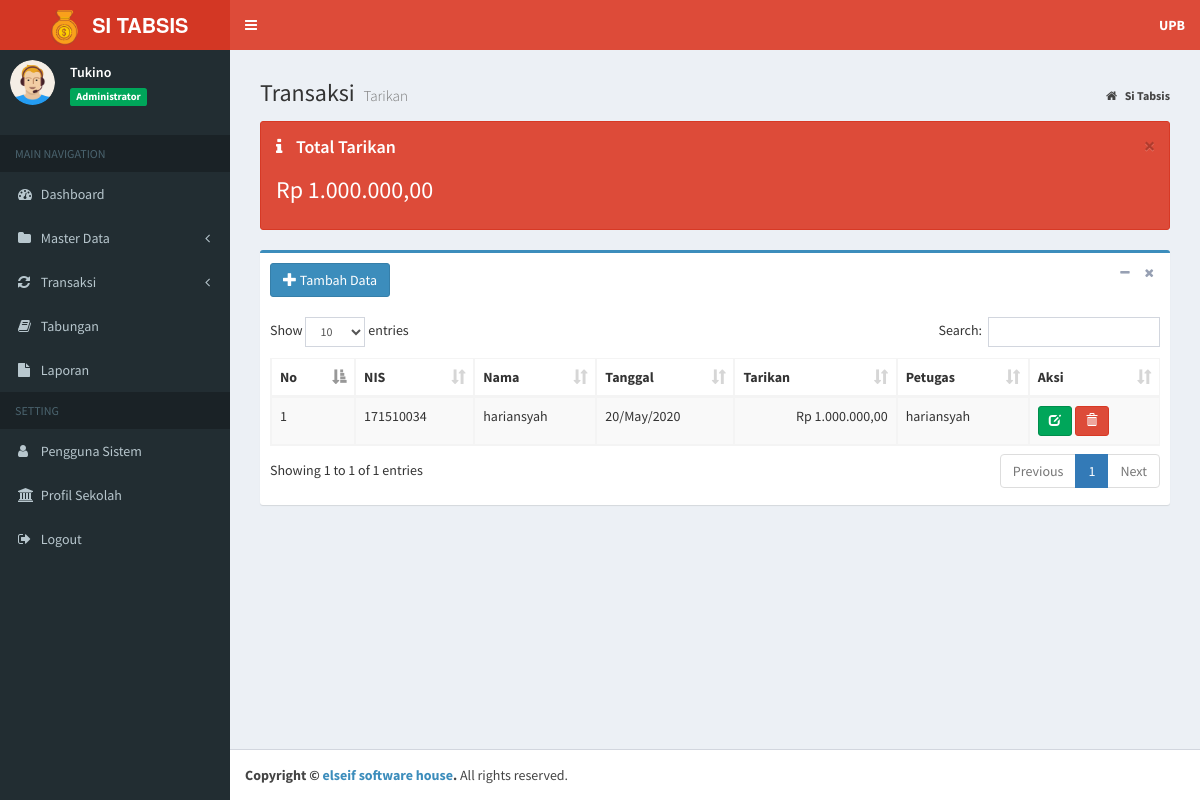
/index.php?page=data_tarik (signed in), run on the app's committed database.
### tables this page shows
CREATE TABLE `tb_profil` (
  `id_profil` int(11) NOT NULL,
  `nama_sekolah` varchar(50) DEFAULT NULL,
  `alamat` varchar(50) DEFAULT NULL,
  `akreditasi` varchar(50) DEFAULT NULL
);

CREATE TABLE `tb_siswa` (
  `id_siswa` int(11) NOT NULL,
  `nis` varchar(50) DEFAULT NULL,
  `nama_siswa` varchar(50) DEFAULT NULL,
  `jekel` varchar(50) DEFAULT NULL,
  `id_kelas` varchar(50) DEFAULT NULL,
  `status` varchar(50) DEFAULT NULL,
  `th_masuk` varchar(50) DEFAULT NULL
);

CREATE TABLE `tb_tabungan` (
  `id_tabungan` int(11) NOT NULL,
  `nis` varchar(50) DEFAULT NULL,
  `setor` varchar(50) DEFAULT NULL,
  `tarik` varchar(50) DEFAULT NULL,
  `tgl` varchar(50) DEFAULT NULL,
  `jenis` varchar(50) DEFAULT NULL,
  `petugas` varchar(50) DEFAULT NULL
);

### inc/rupiah.php (called while the page is built)
<?php
function rupiah($angka){
	$hasil_rupiah = "Rp " . number_format($angka,2,',','.');
	return $hasil_rupiah;
}

### petugas/tarik/data_tarik.php (the view, shortened to what this page needs)
<section class="content-header">
	<h1>
		Transaksi
		<small>Tarikan</small>
	</h1>
	<ol class="breadcrumb">
		<li>
			<a href="index.php">
				<i class="fa fa-home"></i>
				<b>Si Tabsis</b>
			</a>
		</li>
	</ol>
</section>
<section class="content">
	<div class="alert alert-danger alert-dismissible">
		<button type="button" class="close" data-dismiss="alert" aria-hidden="true">&times;</button>
		<h4>
			<i class="icon fa fa-info"></i> Total Tarikan</h4>
		<?php
    		$sql = $koneksi->query("SELECT SUM(tarik) as total  from tb_tabungan where jenis='TR'");
    		while ($data= $sql->fetch_assoc()) {
  		?>
		<h3>
			<?php echo rupiah($data['total']); }?>
		</h3>
	</div>
	<div class="box box-primary">
		<div class="box-header">
			<a href="?page=add_tarik" class="btn btn-primary">
				<i class="glyphicon glyphicon-plus"></i> Tambah Data</a>
			<div class="box-tools pull-right">
				<button type="button" class="btn btn-box-tool" data-widget="collapse">
					<i class="fa fa-minus"></i>
				</button>
				<button type="button" class="btn btn-box-tool" data-widget="remove">
					<i class="fa fa-remove"></i>
				</button>
			</div>
		</div>
		<div class="box-body">
			<div class="table-responsive">
				<table id="example1" class="table table-bordered table-striped">
					<thead>
						<tr>
							<th>No</th>
							<th>NIS</th>
							<th>Nama</th>
							<th>Tanggal</th>
							<th>Tarikan</th>
							<th>Petugas</th>
							<th>Aksi</th>
						</tr>
					</thead>
					<tbody>
						<?php
                  $no = 1;
				  $sql = $koneksi->query("select s.nis, s.nama_siswa, t.id_tabungan, t.tarik, t.tgl, t.petugas from
				  tb_siswa s join tb_tabungan t on s.nis=t.nis
				  where jenis ='TR' order by tgl desc, id_tabungan desc");
                  while ($data= $sql->fetch_assoc()) {
                ?>
						<tr>
							<td>
								<?php echo $no++; ?>
							</td>
							<td>
								<?php echo $data['nis']; ?>
							</td>
							<td>
								<?php echo $data['nama_siswa']; ?>
							</td>
							<td>
								<?php  $tgl = $data['tgl']; echo date("d/M/Y", strtotime($tgl))?>
							</td>
							<td align="right">
								<?php echo rupiah($data['tarik']); ?>
							</td>
							<td>
								<?php echo $data['petugas']; ?>
							</td>
							<td>
								<a href="?page=edit_tarik&kode=<?php echo $data['id_tabungan']; ?>" title="Ubah"
								 class="btn btn-success btn-sm">
									<i class="glyphicon glyphicon-edit"></i>
								</a>
								<a href="?page=del_tarik&kode=<?php echo $data['id_tabungan']; ?>" onclick="return confirm('Apakah anda yakin hapus data ini ?')"
								 title="Hapus" class="btn btn-danger btn-sm">
									<i class="glyphicon glyphicon-trash"></i>
							</td>
						</tr>
						<?php
                  }
                ?>
					</tbody>
				</table>
			</div>
		</div>
	</div>
</section>

### index.php (shortened to what this page needs)
<?php
    if (isset($_SESSION["ses_username"])==""){
		header("location: login.php");
    }else{
      $data_nama = $_SESSION["ses_nama"];
      $data_level = $_SESSION["ses_level"];
    }
    include "inc/koneksi.php";
	include "inc/rupiah.php";
	$sql = $koneksi->query("SELECT * from tb_profil");
	while ($data= $sql->fetch_assoc()) {
		$nama=$data['nama_sekolah'];
	}
?>
<!DOCTYPE html>
<html>
<head>
	<link rel="stylesheet" href="bootstrap/css/bootstrap.min.css">
	<link rel="stylesheet" href="https://cdnjs.cloudflare.com/ajax/libs/font-awesome/4.5.0/css/font-awesome.min.css">
	<link rel="stylesheet" href="https://cdnjs.cloudflare.com/ajax/libs/ionicons/2.0.1/css/ionicons.min.css">
	<link rel="stylesheet" href="plugins/datatables/dataTables.bootstrap.css">
	<link rel="stylesheet" href="plugins/select2/select2.min.css">
	<link rel="stylesheet" href="dist/css/AdminLTE.min.css">
	<link rel="stylesheet" href="dist/css/skins/_all-skins.min.css">
</head>
<body class="hold-transition skin-red sidebar-mini">
	<div class="wrapper">
		<header class="main-header">
			<a href="index.php" class="logo">
				<span class="logo-lg">
					<img src="dist/img/logo.png" width="45px">
					<b>SI TABSIS</b>
				</span>
			</a>
			<nav class="navbar navbar-static-top">
				<a href="#" class="sidebar-toggle" data-toggle="offcanvas" role="button">
				</a>
				<div class="navbar-custom-menu">
					<ul class="nav navbar-nav">
						<li class="dropdown messages-menu">
							<a class="dropdown-toggle" data-toggle="dropdown">
								<span>
									<b>
										<?= $nama; ?>
									</b>
								</span>
							</a>
						</li>
					</ul>
				</div>
			</nav>
		</header>
		<aside class="main-sidebar">
			<section class="sidebar">
				</<b>
				<div class="user-panel">
					<div class="pull-left image">
						<img src="dist/img/avatar.png" class="img-circle" alt="User Image">
					</div>
					<div class="pull-left info">
						<p>
							<?php echo $data_nama; ?>
						</p>
						<span class="label label-success">
							<?php echo $data_level; ?>
						</span>
					</div>
				</div>
				<ul class="sidebar-menu">
					<li class="header">MAIN NAVIGATION</li>
					<?php
          if ($data_level=="Administrator"){
        ?>
					<li class="treeview">
						<a href="?page=admin">
							<i class="fa fa-dashboard"></i>
							<span>Dashboard</span>
						</a>
					</li>
					<li class="treeview">
						<a href="#">
							<i class="fa fa-folder"></i>
							<span>Master Data</span>
							<span class="pull-right-container">
								<i class="fa fa-angle-left pull-right"></i>
							</span>
						</a>
					</li>
					<li class="treeview">
						<a href="#">
							<i class="fa fa-refresh"></i>
							<span>Transaksi</span>
							<span class="pull-right-container">
								<i class="fa fa-angle-left pull-right"></i>
							</span>
						</a>
					</li>
					<li class="treeview">
						<a href="?page=view_tabungan">
							<i class="fa fa-book"></i>
							<span>Tabungan</span>
						</a>
					</li>
					<li class="treeview">
						<a href="?page=laporan">
							<i class="fa fa-file"></i>
							<span>Laporan</span>
						</a>
					</li>
					<li class="header">SETTING</li>
					<li class="treeview">
						<a href="?page=MyApp/data_pengguna">
							<i class="fa fa-user"></i>
							<span>Pengguna Sistem</span>
						</a>
					</li>
					<li class="treeview">
						<a href="?page=MyApp/data_profil">
							<i class="fa fa-bank"></i>
							<span>Profil Sekolah</span>
						</a>
					</li>
					<?php
            }
          ?>
					<li>
						<a href="logout.php" onclick="return confirm('Anda yakin keluar dari aplikasi ?')">
							<i class="fa fa-sign-out"></i>
							<span>Logout</span>
						</a>
					</li>
			</section>
		</aside>
		<div class="content-wrapper">
			<section class="content">
				<?php
      if(isset($_GET['page'])){
          $hal = $_GET['page'];
          switch ($hal) {
              case 'data_tarik':
                  include "petugas/tarik/data_tarik.php";
                  break;
          }
                        }
    ?>
			</section>
		</div>
		<footer class="main-footer">
			<strong>Copyright &copy;
				<a href="https://www.facebook.com/radenmas.brono">elseif software house</a>.</strong> All rights reserved.
		</footer>
</body>
</html>

### data on the page
tb_profil: nama_sekolah "UPB"
tb_siswa: nis "171510034", nama_siswa "hariansyah", tb_tabungan.tgl "20/May/2020", tb_tabungan.tarik "Rp 1.000.000,00", tb_tabungan.petugas "hariansyah"

### other printed values
$data_nama "Tukino"
$data_level "Administrator"
rupiah($data['total']) "Rp 1.000.000,00"
